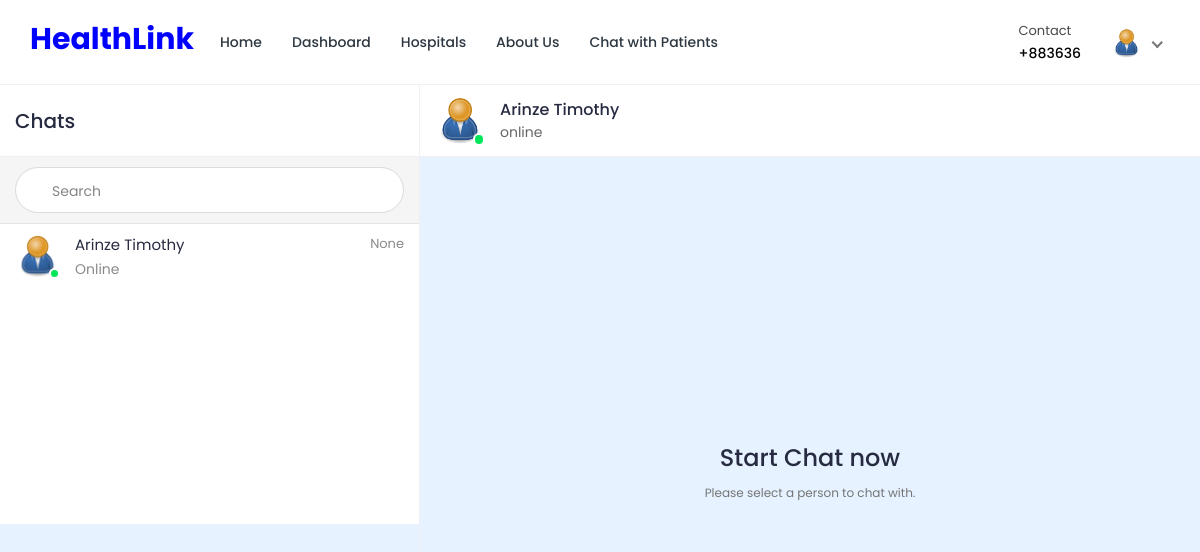
Page /chat/home/23/ (signed in) on the committed database.
### doctor/models.py (models this page shows, shortened)
class Doctor_Information(models.Model):
    DOCTOR_TYPE = (
        ('Cardiologists', 'Cardiologists'),
        ('Neurologists', 'Neurologists'),
        ('Pediatricians', 'Pediatricians'),
        ('Physiatrists', 'Physiatrists'),
        ('Dermatologists', 'Dermatologists'),
    )
    doctor_id = models.AutoField(primary_key=True)
    user = models.OneToOneField(User, on_delete=models.CASCADE, null=True, blank=True, related_name='profile')
    name = models.CharField(max_length=200, null=True, blank=True)
    username = models.CharField(max_length=200, null=True, blank=True)
    gender = models.CharField(max_length=200, null=True, blank=True)
    description = models.TextField(max_length=1000, null=True, blank=True)
    department = models.CharField(max_length=200, choices=DOCTOR_TYPE, null=True, blank=True)
    department_name = models.ForeignKey(hospital_department, on_delete=models.SET_NULL, null=True, blank=True)
    specialization = models.ForeignKey(specialization, on_delete=models.SET_NULL, null=True, blank=True)
    featured_image = models.ImageField(upload_to='doctors/', default='doctors/user-default.png', null=True, blank=True)
    certificate_image = models.ImageField(upload_to='doctors_certificate/', default='doctors_certificate/default.png', null=True, blank=True)
    email = models.EmailField(max_length=200, null=True, blank=True)
    phone_number = models.CharField(max_length=200, null=True, blank=True)
    nid = models.CharField(max_length=200, null=True, blank=True)
    visiting_hour = models.CharField(max_length=200, null=True, blank=True)
    consultation_fee = models.IntegerField(null=True, blank=True)
    report_fee = models.IntegerField(null=True, blank=True)
    dob = models.CharField(max_length=200, null=True, blank=True)
    institute = models.CharField(max_length=200, null=True, blank=True)
    degree = models.CharField(max_length=200, null=True, blank=True)
    completion_year = models.CharField(max_length=200, null=True, blank=True)
    work_place = models.CharField(max_length=200, null=True, blank=True)
    designation = models.CharField(max_length=200, null=True, blank=True)
    start_year = models.CharField(max_length=200, null=True, blank=True)
    end_year = models.CharField(max_length=200, null=True, blank=True)
    register_status =  models.CharField(max_length=200, null=True, blank=True)
    hospital_name = models.ForeignKey(Hospital_Information, on_delete=models.SET_NULL, null=True, blank=True)

### hospital/models.py (models this page shows, shortened)
class Patient(models.Model):
    patient_id = models.AutoField(primary_key=True)
    user = models.OneToOneField(User, on_delete=models.CASCADE, null=True, blank=True, related_name='patient')
    name = models.CharField(max_length=200, null=True, blank=True)
    username = models.CharField(max_length=200, null=True, blank=True)
    age = models.IntegerField(null=True, blank=True)
    email = models.EmailField(max_length=200, null=True, blank=True)
    phone_number = models.IntegerField(null=True, blank=True)
    address = models.CharField(max_length=200, null=True, blank=True)
    featured_image = models.ImageField(upload_to='patients/', default='patients/user-default.png', null=True, blank=True)
    blood_group = models.CharField(max_length=200, null=True, blank=True)
    history = models.CharField(max_length=200, null=True, blank=True)
    dob = models.CharField(max_length=200, null=True, blank=True)
    nid = models.CharField(max_length=200, null=True, blank=True)
    serial_number = models.CharField(max_length=200, null=True, blank=True)
    login_status = models.CharField(max_length=200, null=True, blank=True, default="offline")

### ChatApp/views.py (the view, shortened to what this page needs)
# urls.py: path('', views.home, name='chat-home'),
@csrf_exempt
@login_required(login_url='login')
@cache_control(no_cache=True, must_revalidate=True, no_store=True)
def home(request,pk):
    if request.user.is_patient:
            User = get_user_model()
            users = User.objects.all()
            patients = Patient.objects.get(user_id=pk)
            appointments = Appointment.objects.filter(patient=patients).filter(appointment_status='confirmed')
            doctor= Doctor_Information.objects.filter(appointment__in=appointments)
            chats = {}
            if request.method == 'GET' and 'u' in request.GET:
                chats = chatMessages.objects.filter(Q(user_from=request.user.id, user_to=request.GET['u']) | Q(user_from=request.GET['u'], user_to=request.user.id))
                chats = chats.order_by('date_created')
                doc = Doctor_Information.objects.get(user_id=request.GET['u'])
                context = {
                "page":"home",
                "users":users,
                "chats":chats,
                "patient":patients,
                "doctor":doctor,
                "doc":doc,
                "app":appointments,
                "chat_id": int(request.GET['u'] if request.method == 'GET' and 'u' in request.GET else 0)
            }
            elif request.method == 'GET' and 'search' in request.GET:
                query = request.GET.get('search')
                doctor= Doctor_Information.objects.filter(Q(user__first_name__icontains=query) | Q(user__last_name__icontains=query))
                context = {
                "page":"home",
                "users":users,
                "patient":patients,
                "doctor":doctor,
            }
            else:
                context = {
                    "page":"home",
                    "users":users,
                    "chats":chats,
                    "patient":patients,
                    "doctor":doctor,
                    "app":appointments,
                    "chat_id": int(request.GET['u'] if request.method == 'GET' and 'u' in request.GET else 0)
                }
            print(request.GET['u'] if request.method == 'GET' and 'u' in request.GET else 0)
            return render(request,"chat.html",context)
    elif request.user.is_doctor:
            User = get_user_model()
            users = User.objects.all()
            doctor = Doctor_Information.objects.get(user_id=pk)
            appointments = Appointment.objects.filter(doctor=doctor).filter(appointment_status='confirmed')
            patients= Patient.objects.filter(appointment__in=appointments)
            chats = {}
            if request.method == 'GET' and 'u' in request.GET:
                chats = chatMessages.objects.filter(Q(user_from=request.user.id, user_to=request.GET['u']) | Q(user_from=request.GET['u'], user_to=request.user.id))
                chats = chats.order_by('date_created')
                pat = Patient.objects.get(user_id=request.GET['u'])
                context = {
                "page":"home",
                "users":users,
                "chats":chats,
                "patient":patients,
                "doctor":doctor,
                "pat":pat,
                "app":appointments,
                "chat_id": int(request.GET['u'] if request.method == 'GET' and 'u' in request.GET else 0)
            }
            else:
                context = {
                    "page":"home",
                    "users":users,
                    "chats":chats,
                    "patient":patients,
                    "doctor":doctor,
                    "chat_id": int(request.GET['u'] if request.method == 'GET' and 'u' in request.GET else 0)
                }
            print(request.GET['u'] if request.method == 'GET' and 'u' in request.GET else 0)
            return render(request,"chat-doctor.html",context)

### templates/chat-doctor.html (shortened to what this page needs)
{% load static %}
{% load tz%}
<!DOCTYPE html>
<html lang="en">
<head>
		<link rel="stylesheet" href="{% static 'HealthStack-System/css/Normal/bootstrap.min.css' %}">
		<link rel="stylesheet" href="{% static 'HealthStack-System/plugins/Normal/fontawesome/css/fontawesome.min.css' %}">
		<link rel="stylesheet" href="{% static 'HealthStack-System/plugins/Normal/fontawesome/css/all.min.css' %}">
		<link rel="stylesheet" href="{% static 'HealthStack-System/css/Normal/style.css' %}">
		<link rel="stylesheet" href="{% static 'HealthStack-System/plugins/Normal/fancybox/jquery.fancybox.min.css'%}">
	</head>
	<body class="chat-page">
		<div class="main-wrapper">
			<header class="header">{% include 'doctor-navbar.html' %}</header>
			<div class="content">
				<div class="container-fluid">
					<div class="row">
						<div class="col-xl-12">
							<div class="chat-window">
								<div class="chat-cont-left">
									<div class="chat-header">
										<span>Chats</span>
									</div>
									<form class="chat-search" method="GET" action = "{% url 'chat-home' pk=user.id %}">
										<div class="input-group">
											<div class="input-group-prepend">
											</div>
											<input type="text" class="form-control" placeholder="Search" name="search">
										</div>
									</form>
									<div class="chat-users-list">
										<div class="chat-scroll">
										{% for u in patient %} {% if not u.id == 1 and not u.id == user.id %}
											<a href="{% url 'chat-home' pk=user.id %}?u={{u.user.id}}" class="media">
												<div class="media-img-wrap">
													{%if u.user.login_status%}
													<div class="avatar avatar-online">
														<img src="{{ u.featured_image.url }}" alt="User Image" class="avatar-img rounded-circle">
													</div>
													{%else%}
													<div class="avatar avatar-away">
														<img src="{{ u.featured_image.url }}" alt="User Image" class="avatar-img rounded-circle">
													</div>
													{%endif%}
												</div>
												<div class="media-body">
													<div>
														<div class="user-name">{{u.name}}</div>
														<div>
															{%if u.user.login_status%}
															<div class="user-last-chat">Online</div>
															{%else%}
															<div class="user-last-chat">Offline</div>
															{%endif%}
														</div>
													</div>
													<div>
														<div class="last-chat-time block">{{u.serial_number}}</div>
													</div>
												</div>
											</a>
										{%endif%}{% endfor %}
										</div>
									</div>
								</div>
								<div class="chat-cont-right">
									<div class="chat-header">
										<div class="media">
											<div class="media-img-wrap">
												<div class="avatar avatar-online">
													<img src="{{doctor.featured_image.url}}" alt="User Image" class="avatar-img rounded-circle">
												</div>
											</div>
											<div class="media-body">
												<div class="user-name">{{doctor.name}}</div>
												<div class="user-status">online</div>
											</div>
										</div>
									</div>
									{% if not chat_id > 0 %}
										<div class="d-flex flex-column justify-content-center align-items-center" style="height: 650px;">
											<h3>Start Chat now</h3>
											<p><small class="text-muted">Please select a person to chat with.</small></p>
										</div>
									{% endif %}
								</div>
							</div>
						</div>
					</div>
				</div>
			</div>
	</body>
</html>

### templates/doctor-navbar.html (shortened to what this page needs)
{% load static %}
<nav class="navbar navbar-expand-lg header-nav">
  <div class="navbar-header">
    <a href="{% url 'hospital_home'%}" class="navbar-brand logo">
      <h2 style="color:blue;font-weight:bold;">HealthLink</h2>
    </a>
  </div>
  <div class="main-menu-wrapper">
    <ul class="main-nav">
      <li>
        <a href="{% url 'hospital_home'%}">Home</a>
      </li>
      <li>
        <a href="{% url 'doctor-dashboard'%}">Dashboard</a>
      </li>
      <li><a href="{% url 'multiple-hospital' %}" style="text-decoration: none;">Hospitals</a></li>
      <li>
        <a href="{% url 'about-us'%}">About Us</a>
      </li>
      <li>
        <a href="{% url 'chat-home' pk=user.id %}">Chat with Patients</a>
      </li>
    </ul>
  </div>
  <ul class="nav header-navbar-rht">
    <li class="nav-item contact-item">
      <div class="header-contact-img">
        <i class="far fa-hospital"></i>
      </div>
      <div class="header-contact-detail">
        <p class="contact-header">Contact</p>
        <p class="contact-info-header">+88{{doctor.phone_number}}</p>
      </div>
    </li>
    <li class="nav-item dropdown has-arrow logged-item">
      <a href="#" class="dropdown-toggle nav-link" data-toggle="dropdown">
        <span class="user-img">
          <img
            class="rounded-circle"
            src="{{ doctor.featured_image.url }}"
            width="31"
            alt="Darren Elder"
          />
        </span>
      </a>
    </li>
  </ul>
</nav>

### rows in the picture
Doctor_Information: phone_number "3636", featured_image (placeholder picture), name "Arinze Timothy"
Patient: featured_image (placeholder picture), name "Arinze Timothy", shows "Online", serial_number "None"
